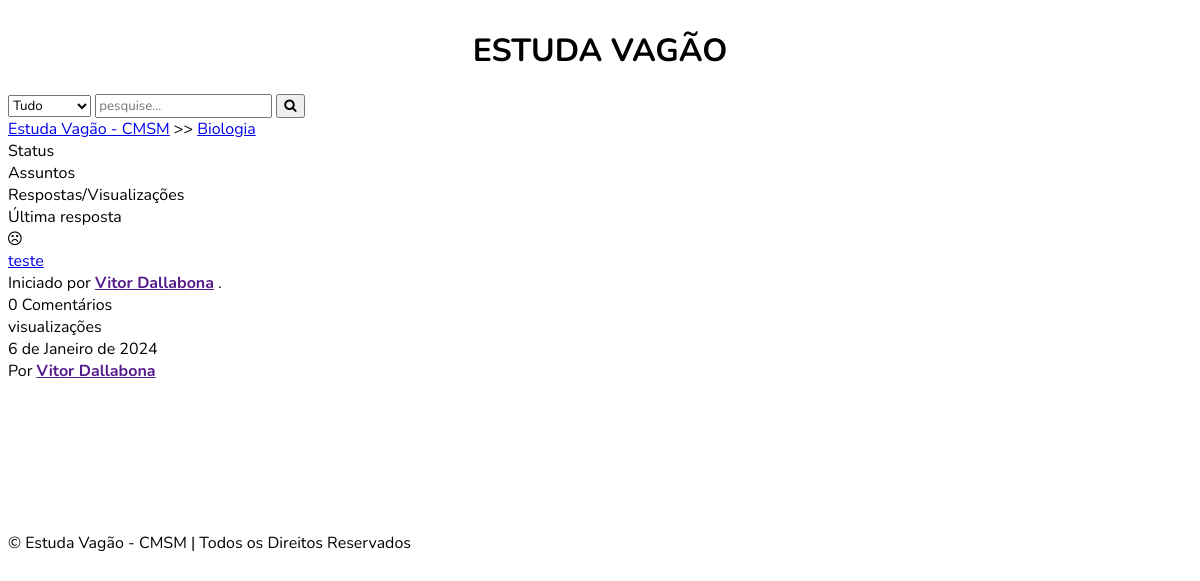
Page /posts/biologia/ on the committed database.
### app/models.py (models this page shows, shortened)
class Category(models.Model):
    title = models.CharField(max_length=50)
    slug = models.SlugField(max_length=400, unique=True, blank=True)
    description = models.TextField(default="description")
    class Meta:
        verbose_name_plural = "categories"
    def get_url(self):
        return reverse("posts", kwargs={
            "slug":self.slug
        })

class Post(models.Model):
    title = models.CharField(max_length=400, verbose_name='Título')
    slug = models.SlugField(max_length=400, unique=True, blank=True)
    user = models.ForeignKey(Author, on_delete=models.CASCADE)
    content = HTMLField(verbose_name="Sua pergunta")
    categories = models.ManyToManyField(Category, verbose_name="Disciplina") # --> essa categoria (disciplina) é criada via admin
    ano_escolar = models.CharField(max_length=400, choices=ANO, blank=False, null=False, verbose_name="Ano Escolar")  #Adicionar de maneira igual a categories
    date = models.DateTimeField(auto_now_add=True)
    approved = models.BooleanField(default=False)
    hit_count_generic = GenericRelation(HitCount, object_id_field='object_pk',
        related_query_name='hit_count_generic_relation'
    )
    tags = TaggableManager(verbose_name="tags")
    comments = models.ManyToManyField(Comment, blank=True)
    closed = models.BooleanField(default=False)
    state = models.CharField(max_length=40, default="zero")
    def get_url(self):
        return reverse("detail", kwargs={
            "slug":self.slug
        })
    @property
    def num_comments(self):
        return self.comments.count()
    @property
    def last_reply(self):
        return self.comments.latest("date")

class Author(models.Model):
    user = models.ForeignKey(User, on_delete=models.CASCADE)
    fullname = models.CharField(max_length=40, blank=True, verbose_name=("Nome Completo"))
    slug = slug = models.SlugField(max_length=400, unique=True, blank=True)
    bio = HTMLField(verbose_name=("Bibliografia"))
    points = models.IntegerField(default=0, verbose_name=("Pontuação"))
    profile_pic = ResizedImageField(size=[50, 80], quality=100, upload_to="authors", default=None, null=True, blank=True, verbose_name=("Foto de perfil"))

### app/views.py (the view)
# urls.py: path("posts/<slug>/", posts, name="posts"),
def posts(request, slug):
    category = get_object_or_404(Category, slug=slug)
    posts = Post.objects.filter(categories=category)
    paginator = Paginator(posts, 5)
    page = request.GET.get("page")
    try:
        posts = paginator.page(page)
    except PageNotAnInteger:
        posts = paginator.page(1)
    except EmptyPage:
        posts = paginator.page(paginator.num_pages)
    context = {
        "posts":posts,
        "forum": category,
        "title": "Estuda Vagão: Perguntas"
    }
    return render(request, "posts.html", context)

### templates/posts.html (shortened to what this page needs)
{% extends 'base.html' %}
{% load hitcount_tags %}
{% block content %}
    <div class="container">
        <div class="navigate">
            <span><a href="{% url 'home' %}">Estuda Vagão - CMSM</a> >> <a href="{{forum.get_url}}">{{forum.title}}</a></span>
        </div>
        {% if posts %}
            <div class="posts-table">
                <div class="table-head">
                    <div class="status">Status</div>
                    <div class="subjects">Assuntos</div>
                    <div class="replies">Respostas/Visualizações</div>
                    <div class="last-reply">Última resposta</div>
                </div>
                {% for post in posts %}
                <div class="table-row">
                    {% if post.closed == True %}
                    <div class="status"><i class="fa fa-lock"></i></div>
                    {% elif post.num_comments == 0 %}
                    <div class="status"><i class="fa fa-frown-o"></i></div>
                    {% elif post.num_comments > 0 and post.num_comments < 2 %}
                    <div class="status"><i class="fa fa-book"></i></div>
                    {% elif post.num_comments > 2 and post.num_comments < 4 %}
                    <div class="status"><i class="fa fa-rocket"></i></div>
                    {% elif post.num_comments >= 4 %}
                    <div class="status"><i class="fa fa-fire"></i></div>
                    {% endif %}
                    <div class="subjects">
                        <a href="{{post.get_url}}">{{post.title}}</a>
                        <br>
                        <span>Iniciado por <b><a href="">{{post.user.fullname|title}}</a></b> .</span>
                    </div>
                    <div class="replies">
                        {{post.num_comments}} Comentários <br> {% get_hit_count for post %} visualizações
                    </div>
                    {% if post.last_reply %}
                    <div class="last-reply">
                        {{post.last_reply.date|date}}
                        <br>By <b><a href="">{{post.last_reply.user.fullname|title}}</a></b>
                    </div>
                    {% else %}
                    <div class="last-reply">
                        {{post.date|date}}
                        <br>Por <b><a href="">{{post.user.fullname|title}}</a></b>
                    </div>
                    {% endif %}
                </div>
                {% endfor %}
            {% else %}
            <div class="subforum-title">
                <h1><i class="fa fa-frown-o"></i>&nbsp;você não tem perguntas ainda.</h1>
            </div>
            {% endif %}
        </div>
    </div>
    {% endblock content %}

### static/base.css (style rules this page uses)
* { font-family: "Nunito", sans-serif; }
body { background-color: white; color: black; }

### rows in the picture
Category: title "Biologia"
Post: closed False (drawn), title "teste", user.fullname "Vitor Dallabona", num_comments "0", date "6 de Janeiro de 2024"
